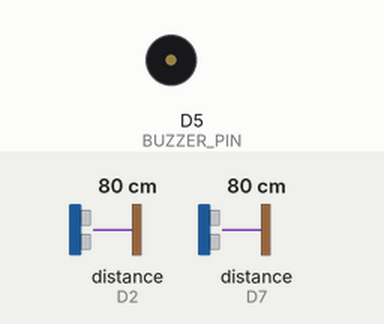
A sketch run on a simulated ESP8266 (NodeMCU). On the bench: buzzer (waves = sounding, pin HIGH). Wiring (inferred from the names in the program): 2 × ultrasonic range finder: trigger D1, echo D2 / trigger D6, echo D7. The test bench sets the inputs (shaded band); at power-on: distance to the obstacle (sensors on D2, D7) 80 cm. The echo pulse lasts 58.3 µs per cm; WiFi joins after 1.5 s; servers stay silent unless stated; uploads are accepted with an empty reply; the local clock reads 2024-03-15 10:24:30 at power-on unless the sketch sets it; pins used as bus, display or sensor lines are not drawn; what the sketch prints to the serial monitor is not drawn.

Above: at 2.9 s.
3.0 s: distance to the obstacle (sensor on D2) set to 18 cm
6.0 s: distance to the obstacle (sensor on D2) set to 15 cm
At 6.34 s:
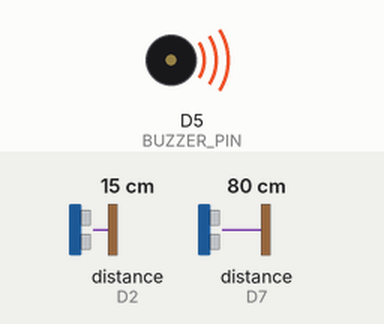
9.0 s: distance to the obstacle (sensor on D7) set to 2 cm
12.0 s: distance to the obstacle (sensor on D7) set to 35 cm
13.5 s: distance to the obstacle (sensor on D2) set to 35 cm
15.0 s: distance to the obstacle (sensor on D2) set to 2 cm
At 18.2 s:
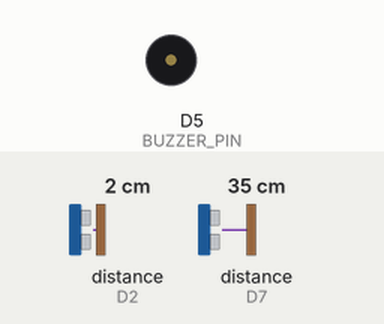
Timing chart, 0 to 19.0 s (numbered marks = the images above; inputs shaded):
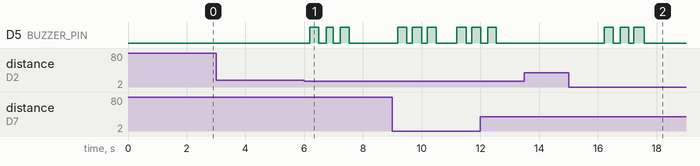

Measured:
- the behaviour switches between 17 and 16 cm on distance to the obstacle (sensor on D2) (found by bisection; images 0 and 1)
- after the input at 3.0 s, every drawn part: stays the same
- after the input at 6.0 s, D5 (BUZZER_PIN): alternates HIGH for 0.30 s and LOW for 0.24 s, 6 changes in all, then stays LOW, starting after 0.18 s
- after the input at 13.5 s, every drawn part: stays the same
- after the input at 15.0 s, D5 (BUZZER_PIN): alternates HIGH for 0.31 s and LOW for 0.20 s, 6 changes in all, then stays LOW, starting after 1.2 s

The sketch:

test_ultrasonic3.ino
```cpp
/*
 * ระบบตรวจจับ 2 จุด (HC-SR04 x2) + แจ้งเตือน LINE
 *
 * การต่อสายไฟ:
 *   === ตัวที่ 1: รั้วบ้าน ===
 *   HC-SR04 #1 TRIG → D1
 *   HC-SR04 #1 ECHO → D2
 *
 *   === ตัวที่ 2: สระว่ายน้ำ ===
 *   HC-SR04 #2 TRIG → D6
 *   HC-SR04 #2 ECHO → D7
 *
 *   Buzzer +  → D5
 *   Buzzer -  → GND
 *   VCC ทั้งคู่ → 3.3V (หรือ 5V ถ้าจับได้ไม่ดี)
 *   GND ทั้งคู่ → GND
 */

#include <ESP8266WiFi.h>
#include <ESP8266HTTPClient.h>
#include <WiFiClientSecure.h>
#include <time.h>

const char* ssid     = "PP";
const char* password = "12345678";

#define LINE_TOKEN "+WCQuf3X+jrVPNhe61leiOB9TSgimmcEtn2YeK2q5DUV8amp4mCVY8kNzNIfw5fQVvc5dwR4JwzhcogU1WDo6SresUC5D4IZYqWpGtODwWbUnwjPSaWj3k0fUoU/Bwus6FiyxKYib5zfAIWHu5jVygdB04t89/1O/w1cDnyilFU="
#define USER_ID    "Uf72325ea6cc9aee84558f42e01a07e33"

// === เซ็นเซอร์ตัวที่ 1: รั้วบ้าน ===
#define TRIG1_PIN          D1
#define ECHO1_PIN          D2
#define DETECT1_DIST_CM    16
#define PULSIN1_TIMEOUT    4000

// === เซ็นเซอร์ตัวที่ 2: สระว่ายน้ำ ===
#define TRIG2_PIN          D6
#define ECHO2_PIN          D7
#define DETECT2_DIST_CM    20
#define PULSIN2_TIMEOUT    4500

// === Buzzer ===
#define BUZZER_PIN         D5

// === Cooldown แยกกันแต่ละจุด ===
#define COOLDOWN_MS        5000

// === Confirm ติดต่อกันกี่ครั้งถึงทริก ===
#define DETECT_CONFIRM     3

unsigned long lastAlert1 = 0;
unsigned long lastAlert2 = 0;
int detectCount1 = 0;
int detectCount2 = 0;

int timezone = 7 * 3600;
int dst = 0;

// === Buzzer non-blocking ===
unsigned long buzzerStartTime = 0;
int buzzerStep = 0;
bool buzzerActive = false;

// ================================================

String getTimestamp() {
  time_t now = time(nullptr);
  if (now < 86400) return "ไม่สามารถดึงเวลาได้";
  struct tm* t = localtime(&now);
  char buf[30];
  strftime(buf, sizeof(buf), "%d/%m/%Y %H:%M:%S", t);
  return String(buf);
}

String jsonEscape(String s) {
  s.replace("\\", "\\\\");
  s.replace("\"", "\\\"");
  s.replace("\n", "\\n");
  s.replace("\r", "");
  return s;
}

void sendLine(String message) {
  if (WiFi.status() != WL_CONNECTED) return;

  WiFiClientSecure client;
  client.setInsecure();
  HTTPClient http;

  http.begin(client, "https://api.line.me/v2/bot/message/push");
  http.addHeader("Content-Type", "application/json");
  http.addHeader("Authorization", "Bearer " + String(LINE_TOKEN));

  String payload =
    "{\"to\":\"" + String(USER_ID) + "\","
    "\"messages\":[{\"type\":\"text\",\"text\":\""
    + jsonEscape(message) + "\"}]}";

  int code = http.POST(payload);
  Serial.println("[LINE] HTTP " + String(code));
  http.end();
}

float readDistanceCM(int trigPin, int echoPin, unsigned long timeout_us) {
  digitalWrite(trigPin, LOW);
  delayMicroseconds(2);
  digitalWrite(trigPin, HIGH);
  delayMicroseconds(10);
  digitalWrite(trigPin, LOW);

  long duration = pulseIn(echoPin, HIGH, timeout_us);
  if (duration == 0) return -1.0;
  return duration * 0.034 / 2.0;
}

void startBuzzer() {
  buzzerStep = 0;
  buzzerActive = true;
  buzzerStartTime = millis();
  digitalWrite(BUZZER_PIN, HIGH);
}

void updateBuzzer() {
  if (!buzzerActive) return;

  unsigned long elapsed = millis() - buzzerStartTime;
  unsigned long times[] = {300, 500, 800, 1000, 1300, 1500};

  if (buzzerStep < 6 && elapsed >= times[buzzerStep]) {
    buzzerStep++;
    if (buzzerStep % 2 == 0) {
      digitalWrite(BUZZER_PIN, HIGH);
    } else {
      digitalWrite(BUZZER_PIN, LOW);
    }
    if (buzzerStep >= 6) {
      buzzerActive = false;
      digitalWrite(BUZZER_PIN, LOW);
    }
  }
}

void alertFence() {
  lastAlert1 = millis();
  detectCount1 = 0;

  String msg = "❗❗ แจ้งเตือน ❗❗\n";
  msg += "🏚 ตรวจพบผู้ป่วย ณ\n";
  msg += "บริเวณ รั้วบ้าน🏚\n";
  msg += "🕐 เวลา: " + getTimestamp();

  Serial.println("[ALERT] รั้วบ้าน — " + getTimestamp());
  startBuzzer();
  sendLine(msg);
}

void alertPool() {
  lastAlert2 = millis();
  detectCount2 = 0;

  String msg = "⚡⚡ แจ้งเตือน ⚡⚡\n";
  msg += "💦 ตรวจพบผู้ป่วย ณ\n";
  msg += "บริเวณ สระว่ายน้ำ💦\n";
  msg += "🕐 เวลา: " + getTimestamp();

  Serial.println("[ALERT] สระว่ายน้ำ — " + getTimestamp());
  startBuzzer();
  sendLine(msg);
}

// ================================================

void setup() {
  Serial.begin(115200);

  pinMode(TRIG1_PIN,  OUTPUT);
  pinMode(ECHO1_PIN,  INPUT);
  pinMode(TRIG2_PIN,  OUTPUT);
  pinMode(ECHO2_PIN,  INPUT);
  pinMode(BUZZER_PIN, OUTPUT);

  digitalWrite(TRIG1_PIN,  LOW);
  digitalWrite(TRIG2_PIN,  LOW);
  digitalWrite(BUZZER_PIN, LOW);

  Serial.print("กำลังเชื่อม WiFi");
  WiFi.begin(ssid, password);
  while (WiFi.status() != WL_CONNECTED) {
    delay(500);
    Serial.print(".");
  }
  Serial.println("\nWiFi OK — IP: " + WiFi.localIP().toString());

  configTime(timezone, dst, "pool.ntp.org", "time.nist.gov");
  time_t now = time(nullptr);
  while (now < 86400) { delay(500); now = time(nullptr); }
  Serial.println("เวลา: " + getTimestamp());

  sendLine("🟢 ระบบพร้อมทำงาน\n"
           "📌 รั้วบ้าน: " + String(DETECT1_DIST_CM) + " cm\n"
           "📌 สระว่ายน้ำ: " + String(DETECT2_DIST_CM) + " cm\n"
           "⏰ " + getTimestamp());

  Serial.println("=== Ready ===");
  Serial.println("รั้วบ้าน   : " + String(DETECT1_DIST_CM) + " cm");
  Serial.println("สระว่ายน้ำ: " + String(DETECT2_DIST_CM) + " cm");
}

void loop() {
  updateBuzzer();

  // --- ตรวจจับ: รั้วบ้าน ---
  float dist1 = readDistanceCM(TRIG1_PIN, ECHO1_PIN, PULSIN1_TIMEOUT);
  if (dist1 < 0) {
    detectCount1 = 0;
    Serial.println("[รั้วบ้าน] ไม่มีสัญญาณ (timeout)");
  } else {
    Serial.println("[รั้วบ้าน] ระยะ: " + String(dist1, 1) + " cm");
    if (dist1 < DETECT1_DIST_CM) {
      detectCount1++;
      Serial.println("[รั้วบ้าน] confirm: " + String(detectCount1) + "/" + String(DETECT_CONFIRM));
      if (detectCount1 >= DETECT_CONFIRM && millis() - lastAlert1 >= COOLDOWN_MS) {
        alertFence();
      }
    } else {
      detectCount1 = 0;
    }
  }

  // --- ตรวจจับ: สระว่ายน้ำ ---
  float dist2 = readDistanceCM(TRIG2_PIN, ECHO2_PIN, PULSIN2_TIMEOUT);
  if (dist2 < 0) {
    detectCount2 = 0;
    Serial.println("[สระว่ายน้ำ] ไม่มีสัญญาณ (timeout)");
  } else {
    Serial.println("[สระว่ายน้ำ] ระยะ: " + String(dist2, 1) + " cm");
    if (dist2 < DETECT2_DIST_CM) {
      detectCount2++;
      Serial.println("[สระว่ายน้ำ] confirm: " + String(detectCount2) + "/" + String(DETECT_CONFIRM));
      if (detectCount2 >= DETECT_CONFIRM && millis() - lastAlert2 >= COOLDOWN_MS) {
        alertPool();
      }
    } else {
      detectCount2 = 0;
    }
  }

  delay(50);
}
```
